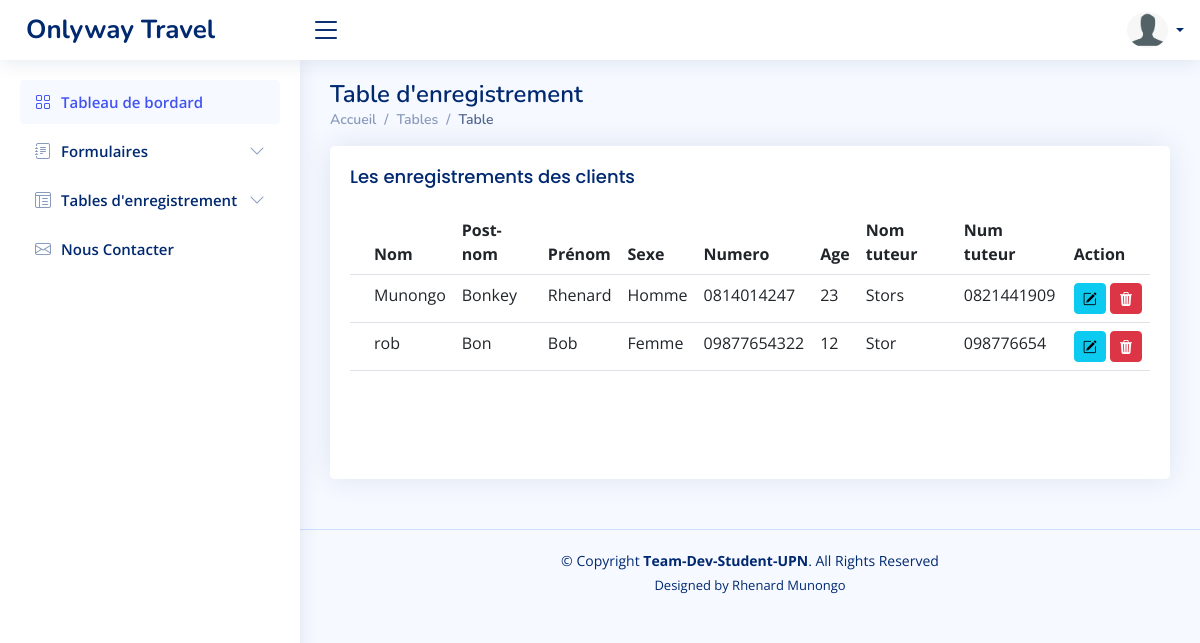
Screenshot of /tables-inscription.php (signed in) with the database file from the repository.
### tables this page shows
CREATE TABLE `tb_inscription` (
  `id` int(11) NOT NULL,
  `nom` varchar(40) DEFAULT NULL,
  `postnom` varchar(40) NOT NULL,
  `prenom` varchar(40) DEFAULT NULL,
  `sexe` char(10) DEFAULT NULL,
  `numero` varchar(40) DEFAULT NULL,
  `age` int(11) DEFAULT NULL,
  `nom_tuteur` varchar(40) DEFAULT NULL,
  `num_tuteur` varchar(40) DEFAULT NULL
);

### tables-inscription.php (the view, shortened to what this page needs)
<!DOCTYPE html>
<html lang="en">
<body>
  <?php include "header.php"; ?>
  <main id="main" class="main">
    <div class="pagetitle">
      <h1>Table d'enregistrement</h1>
      <nav>
        <ol class="breadcrumb">
          <li class="breadcrumb-item"><a href="accueil.php">Accueil</a></li>
          <li class="breadcrumb-item">Tables</li>
          <li class="breadcrumb-item active">Table</li>
        </ol>
      </nav>
    </div>
    <section class="section">
      <div class="row">
        <div class="col-lg-12">
          <div class="card">
            <div class="card-body">
              <h5 class="card-title">Les enregistrements des clients</h5>
              <table class="table datatable">
                <thead>
                  <tr>
                    <th scope="col"></th>
                    <th scope="col">Nom</th>
                    <th scope="col">Post-nom</th>
                    <th scope="col">Prénom</th>
                    <th scope="col">Sexe</th>
                    <th scope="col">Numero</th>
                    <th scope="col">Age</th>
                    <th scope="col">Nom tuteur</th>
                    <th scope="col">Num tuteur</th>
                    <th scope="col">Action</th>
                  </tr>
                </thead>
                <tbody>
                <?php require 'login-connexion.php';   ?>
                <?php
                  $query="SELECT * FROM tb_inscription";
                  $pdostmt=$pdo->prepare($query);
                  $pdostmt->execute();
                ?>
                <?php while($ligne=$pdostmt->fetch(PDO::FETCH_ASSOC)):?>
                  <tr>
                    <th scope="row"></th>
                    <td><?php echo $ligne["nom"]; ?></td>
                    <td><?php echo $ligne["postnom"]; ?></td>
                    <td><?php echo $ligne["prenom"]; ?></td>
                    <td><?php echo $ligne["sexe"]; ?></td>
                    <td><?php echo $ligne["numero"]; ?></td>
                    <td><?php echo $ligne["age"]; ?></td>
                    <td><?php echo $ligne["nom_tuteur"]; ?></td>
                    <td><?php echo $ligne["num_tuteur"]; ?></td>
                    <td>
                      <div class="d-flex justify-content">
                      <button type="button"class="btn btn-info bi bi-pencil-square btn-sm" data-bs-toggle="modal"  data-bs-target="#exampleModal"></button>&nbsp;
                      <form onsubmit="confirm('Vous le vous vraiment supprimer cet enregistrement ?')" method="post">
                          <button name="delete" class="btn btn-danger btn-sm"><i class="bi bi-trash3-fill"></i></button>
                      </form>
                      </div>
                    </td>
                  </tr>
                  <?php endwhile; ?>
                </tbody>
              </table><br><br><br>
            </div>
          </div>
        </div>
      </div>
    </section>
  </main>
<?php include "footer.php"; ?>

### assets/css/style.css (style rules this page uses)
:root { scroll-behavior: smooth; }
body { font-family: "Open Sans", sans-serif; background: #f6f9ff; color: #444444; }
a { color: #4154f1; text-decoration: none; }
h1, h2, h3, h4, h5, h6 { font-family: "Nunito", sans-serif; }
#main { margin-top: 60px; padding: 20px 30px; transition: all 0.3s; }
.pagetitle { margin-bottom: 10px; }
.pagetitle h1 { font-size: 24px; margin-bottom: 0; font-weight: 600; color: #012970; }
.card { margin-bottom: 30px; border: none; border-radius: 5px; box-shadow: 0px 0 30px rgba(1, 41, 112, 0.1); }
.card-title { padding: 20px 0 15px 0; font-size: 18px; font-weight: 500; color: #012970; font-family: "Poppins", sans-serif; }
.card-body { padding: 0 20px 20px 20px; }
.breadcrumb { font-size: 14px; font-family: "Nunito", sans-serif; color: #899bbd; font-weight: 600; }
.breadcrumb a { color: #899bbd; transition: 0.3s; }
.breadcrumb .breadcrumb-item::before { color: #899bbd; }
.breadcrumb .active { color: #51678f; font-weight: 600; }
@media (min-width: 1200px) { #main, #footer { margin-left: 300px; } }

### rows the page displays
tb_inscription: nom "Munongo", postnom "Bonkey", prenom "Rhenard", sexe "Homme", numero "0814014247", age "23", nom_tuteur "Stors", num_tuteur "0821441909"
tb_inscription: nom "rob", postnom "Bon", prenom "Bob", sexe "Femme", numero "09877654322", age "12", nom_tuteur "Stor", num_tuteur "098776654"
